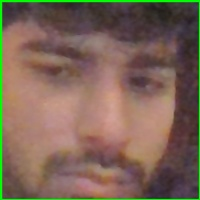
#> input picture database/1.1.jpg, 200 x 200 px, found by its file name
$ python face_registration.py
#> lines starting #> are read from the running program, lines starting #| are printed output that depends on the picture; after the words box and inside, x2 and y2 are one past the last pixel; in counts of white or black regions, pixels touching at a corner belong together
import cv2
import os
import numpy as np
face_database_path = 'D:/LECTURES/SEMESTER-5/Security and Forensic/Project/FacialID_CryptoLab_Project/database'
face_cascade_path = os.path.join(cv2.data.haarcascades, 'D:/LECTURES/SEMESTER-5/Security and Forensic/Project/FacialID_CryptoLab_Project/haarcascade_frontalface_default.xml')

# Initialize CascadeClassifier with the correct path
face_classifier = cv2.CascadeClassifier(face_cascade_path)
files_in_faceDB = [f for f in os.listdir(face_database_path) if f.endswith('.jpg')]

if face_classifier.empty():
    print("Error: Unable to load the Haar cascade classifier.")
    exit()
name = input("Enter Name: ")
#> the answer given: database/1.105.jpg

name_registered =name

def face_extractor(img):
    gray = cv2.cvtColor(img, cv2.COLOR_BGR2GRAY)
    faces = face_classifier.detectMultiScale(gray, 1.3, 5)

    if len(faces) == 0:
        return None

    for (x, y, w, h) in faces:
        cv2.rectangle(img, (x, y), (x + w, y + h), (0, 255, 0), 2)
        cropped_face = img[y:y + h, x:x + w]
        cropped_face = cv2.resize(cropped_face, (200, 200))
    return cropped_face

def face_detector(img, size=0.5):
    gray = cv2.cvtColor(img, cv2.COLOR_BGR2GRAY)
    faces = face_classifier.detectMultiScale(gray, 1.3, 5)

    if len(faces) == 0:
        return img, []

    for (x, y, w, h) in faces:
        cv2.rectangle(img, (x, y), (x + w, y + h), (0, 255, 0), 2)
        roi = img[y:y + h, x:x + w]
        roi = cv2.resize(roi, (200, 200))

    return img, roi

def train_data_classifier():
    Training_Data, Labels = [], []

    for i, file in enumerate(files_in_faceDB):
        image_path = os.path.join(face_database_path, file)
        img = cv2.imread(image_path, cv2.IMREAD_GRAYSCALE)
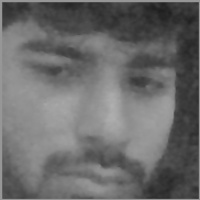
#> img: shape (200, 200); min 31, max 175, mean 106.5
        img = cv2.resize(img, (200, 200))  # Resize all images to a consistent size
        Training_Data.append(np.asarray(img, dtype=np.uint8))
        Labels.append(i)
#> pass 2 of the loop in train_data_classifier, `for i, file in enumerate(files_in_faceDB):`:
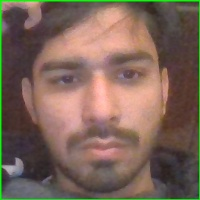
#> input picture database/1.100.jpg, 200 x 200 px, found by its file name
#> in train_data_classifier, `img = cv2.imread(image_path, cv2.IMREAD_GRAYSCALE)`:
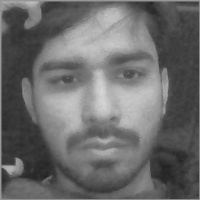
#> img: shape (200, 200); min 33, max 215, mean 106.9
#> pass 3 of the loop in train_data_classifier, `for i, file in enumerate(files_in_faceDB):`:
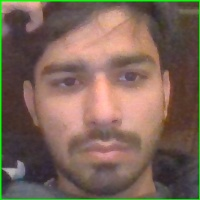
#> input picture database/1.102.jpg, 200 x 200 px, found by its file name
#> in train_data_classifier, `img = cv2.imread(image_path, cv2.IMREAD_GRAYSCALE)`:
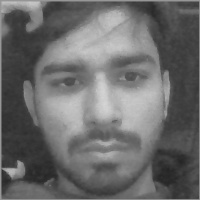
#> img: shape (200, 200); min 36, max 214, mean 107.1
#> the loop made 4 passes; the first 3 are shown

    Labels = np.asarray(Labels, dtype=np.int32)

    m = cv2.face.LBPHFaceRecognizer_create()
    m.train(np.asarray(Training_Data), np.asarray(Labels))
    print("Dataset Model Training Complete!!!!!")
    return m


cap = cv2.VideoCapture(0)
model2 = train_data_classifier()
pics = 1
i=0
while True:
    ret, frame = cap.read()
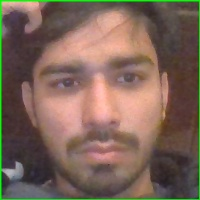
#> input picture database/1.105.jpg, 200 x 200 px, given in place of the camera
#> frame is the input picture: shape (200, 200, 3); mean B, G, R 88.6, 101.7, 124.8
    image, face = face_detector(frame)
#> in face_detector, `gray = cv2.cvtColor(img, cv2.COLOR_BGR2GRAY)`:
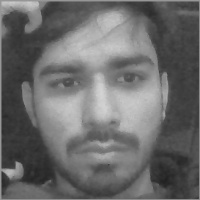
#> gray: shape (200, 200); min 33, max 212, mean 107.1
#> in face_detector, `faces = face_classifier.detectMultiScale(gray, 1.3, 5)`: faces = [[21, 18, 160, 160]]
#> the loop in face_detector, `for (x, y, w, h) in faces:` made 1 pass
#> pass 1, in face_detector, `roi = img[y:y + h, x:x + w]`:
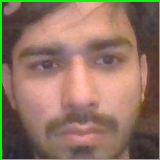
#> roi: shape (160, 160, 3); mean B, G, R 97.5, 117.2, 143
#> after the loop in face_detector, `for (x, y, w, h) in faces:`:
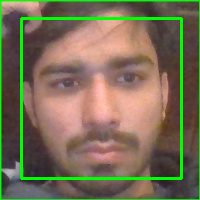
#> img: shape (200, 200, 3); 4.79% of pixels changed, all inside (x1, y1, x2, y2) = (20, 17, 183, 180)
    if face_extractor(frame) is not None:
#> in face_extractor, `gray = cv2.cvtColor(img, cv2.COLOR_BGR2GRAY)`:
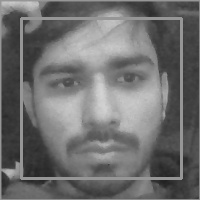
#> gray: shape (200, 200); min 33, max 212, mean 110.5
#> the loop in face_extractor, `for (x, y, w, h) in faces:` made 1 pass
        if not os.path.exists(face_database_path):
            os.makedirs(face_database_path)

        face = cv2.cvtColor(face, cv2.COLOR_BGR2GRAY)
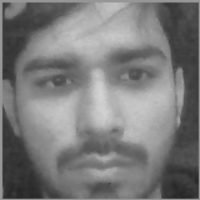
#> face: shape (200, 200); min 38, max 212, mean 122.6
        result = model2.predict(face)
#> result = (3, 54.38)

        if result[1] < 1000:
            confidence = int(100 * (1 - (result[1]) / 300))
#> confidence = 81
            print(confidence)
#| 81
            i=confidence
#> i = 81

        if confidence > 80:
            i = (i % len(files_in_faceDB))
#> i = 1
            print(i)
#| 1
            P_name_with_extension = os.path.basename(files_in_faceDB[i])
            P_name_parts = P_name_with_extension.split('.')
#> P_name_parts = ['1', '100', 'jpg']
            P_name = P_name_parts[0]
#> P_name = '1'
            cv2.putText(frame, "Face already exists!", (250, 450), cv2.FONT_HERSHEY_SIMPLEX, 1, (0, 255, 0), 2)
            cap.release()
            cv2.destroyAllWindows()
            print("Face already exist as: " + P_name)
#| Face already exist as: 1
            break
        else:
            file_name = f"{name_registered}.{pics}.jpg"
            face_database = os.path.join('database', file_name)
            cv2.imwrite(face_database, face)
            cv2.putText(frame, "Face Registering..", (250, 450), cv2.FONT_HERSHEY_SIMPLEX, 1, (0, 255, 0), 2)
            pics += 1
    else:
        cv2.putText(frame, "No face found", (250, 450), cv2.FONT_HERSHEY_SIMPLEX, 1, (0, 255, 0), 2)
        pass

    if pics == 10:
        cap.release()
        cv2.destroyAllWindows()
        print(name_registered)
        print("Face Registered")
        break

    cv2.imshow('Face Detector', frame)

    if cv2.waitKey(1) == 13:  # Check for 'Enter' key press to exit
        cap.release()
        cv2.destroyAllWindows()
        print("message Dataset does'nt Fully Completed")
        break

cap.release()
cv2.destroyAllWindows()
